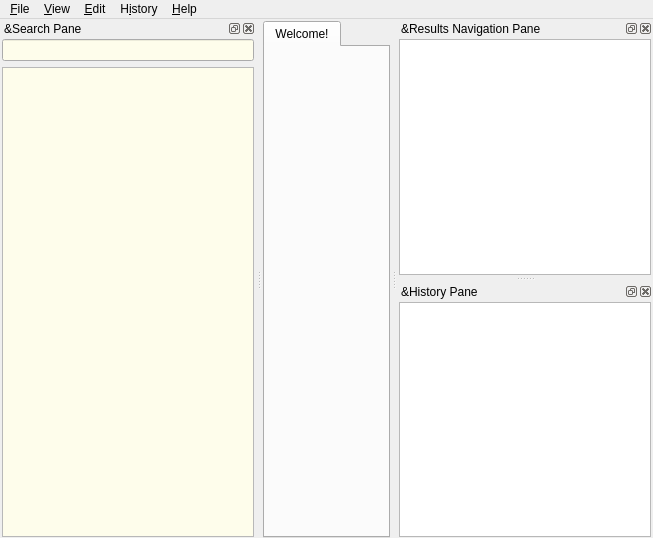
<?xml version="1.0" encoding="UTF-8"?>
<ui version="4.0">
 <class>MainWindow</class>
 <widget class="QMainWindow" name="MainWindow">
  <property name="geometry">
   <rect>
    <x>0</x>
    <y>0</y>
    <width>653</width>
    <height>538</height>
   </rect>
  </property>
  <property name="windowTitle">
   <string>GoldenDict</string>
  </property>
  <widget class="QWidget" name="centralWidget">
   <layout class="QHBoxLayout" name="horizontalLayout_2">
    <property name="leftMargin">
     <number>1</number>
    </property>
    <property name="topMargin">
     <number>2</number>
    </property>
    <property name="rightMargin">
     <number>1</number>
    </property>
    <property name="bottomMargin">
     <number>0</number>
    </property>
    <item>
     <widget class="MainTabWidget" name="tabWidget">
      <property name="currentIndex">
       <number>0</number>
      </property>
      <property name="iconSize">
       <size>
        <width>16</width>
        <height>16</height>
       </size>
      </property>
      <property name="elideMode">
       <enum>Qt::ElideRight</enum>
      </property>
      <widget class="QWidget" name="tab">
       <attribute name="title">
        <string>Welcome!</string>
       </attribute>
       <layout class="QHBoxLayout" name="horizontalLayout_4">
        <property name="margin">
         <number>0</number>
        </property>
       </layout>
      </widget>
     </widget>
    </item>
   </layout>
  </widget>
  <widget class="QMenuBar" name="menubar">
   <property name="geometry">
    <rect>
     <x>0</x>
     <y>0</y>
     <width>653</width>
     <height>21</height>
    </rect>
   </property>
   <widget class="QMenu" name="menuFile">
    <property name="title">
     <string>&amp;File</string>
    </property>
    <addaction name="newTab"/>
    <addaction name="separator"/>
    <addaction name="pageSetup"/>
    <addaction name="printPreview"/>
    <addaction name="print"/>
    <addaction name="separator"/>
    <addaction name="saveArticle"/>
    <addaction name="separator"/>
    <addaction name="rescanFiles"/>
    <addaction name="separator"/>
    <addaction name="actionCloseToTray"/>
    <addaction name="quit"/>
   </widget>
   <widget class="QMenu" name="menu_Edit">
    <property name="title">
     <string>&amp;Edit</string>
    </property>
    <addaction name="dictionaries"/>
    <addaction name="preferences"/>
   </widget>
   <widget class="QMenu" name="menu_Help">
    <property name="title">
     <string>&amp;Help</string>
    </property>
    <addaction name="visitHomepage"/>
    <addaction name="visitForum"/>
    <addaction name="separator"/>
    <addaction name="openConfigFolder"/>
    <addaction name="separator"/>
    <addaction name="about"/>
   </widget>
   <widget class="QMenu" name="menuView">
    <property name="title">
     <string>&amp;View</string>
    </property>
    <widget class="QMenu" name="menuZoom">
     <property name="title">
      <string>&amp;Zoom</string>
     </property>
    </widget>
    <addaction name="menuZoom"/>
   </widget>
   <widget class="QMenu" name="menuHistory">
    <property name="title">
     <string>H&amp;istory</string>
    </property>
    <addaction name="showHideHistory"/>
    <addaction name="exportHistory"/>
    <addaction name="importHistory"/>
    <addaction name="separator"/>
    <addaction name="clearHistory"/>
   </widget>
   <addaction name="menuFile"/>
   <addaction name="menuView"/>
   <addaction name="menu_Edit"/>
   <addaction name="menuHistory"/>
   <addaction name="menu_Help"/>
  </widget>
  <widget class="QDockWidget" name="searchPane">
   <property name="windowTitle">
    <string>&amp;Search Pane</string>
   </property>
   <attribute name="dockWidgetArea">
    <number>1</number>
   </attribute>
   <widget class="SearchPaneWidget" name="searchPaneWidget">
    <property name="sizePolicy">
     <sizepolicy hsizetype="Preferred" vsizetype="Preferred">
      <horstretch>0</horstretch>
      <verstretch>0</verstretch>
     </sizepolicy>
    </property>
    <layout class="QVBoxLayout" name="verticalLayout">
     <property name="leftMargin">
      <number>2</number>
     </property>
     <property name="topMargin">
      <number>1</number>
     </property>
     <property name="rightMargin">
      <number>2</number>
     </property>
     <property name="bottomMargin">
      <number>1</number>
     </property>
     <item>
      <widget class="QLineEdit" name="translateLine">
       <property name="minimumSize">
        <size>
         <width>200</width>
         <height>0</height>
        </size>
       </property>
       <property name="baseSize">
        <size>
         <width>0</width>
         <height>0</height>
        </size>
       </property>
       <property name="palette">
        <palette>
         <active>
          <colorrole role="Base">
           <brush brushstyle="SolidPattern">
            <color alpha="255">
             <red>254</red>
             <green>253</green>
             <blue>235</blue>
            </color>
           </brush>
          </colorrole>
         </active>
         <inactive>
          <colorrole role="Base">
           <brush brushstyle="SolidPattern">
            <color alpha="255">
             <red>254</red>
             <green>253</green>
             <blue>235</blue>
            </color>
           </brush>
          </colorrole>
         </inactive>
         <disabled>
          <colorrole role="Base">
           <brush brushstyle="SolidPattern">
            <color alpha="255">
             <red>255</red>
             <green>255</green>
             <blue>255</blue>
            </color>
           </brush>
          </colorrole>
         </disabled>
        </palette>
       </property>
       <property name="frame">
        <bool>true</bool>
       </property>
      </widget>
     </item>
     <item>
      <widget class="WordList" name="wordList">
       <property name="palette">
        <palette>
         <active>
          <colorrole role="Base">
           <brush brushstyle="SolidPattern">
            <color alpha="255">
             <red>254</red>
             <green>253</green>
             <blue>235</blue>
            </color>
           </brush>
          </colorrole>
         </active>
         <inactive>
          <colorrole role="Base">
           <brush brushstyle="SolidPattern">
            <color alpha="255">
             <red>254</red>
             <green>253</green>
             <blue>235</blue>
            </color>
           </brush>
          </colorrole>
         </inactive>
         <disabled>
          <colorrole role="Base">
           <brush brushstyle="SolidPattern">
            <color alpha="255">
             <red>255</red>
             <green>255</green>
             <blue>255</blue>
            </color>
           </brush>
          </colorrole>
         </disabled>
        </palette>
       </property>
      </widget>
     </item>
    </layout>
   </widget>
  </widget>
  <widget class="QDockWidget" name="dictsPane">
   <property name="windowTitle">
    <string>&amp;Results Navigation Pane</string>
   </property>
   <attribute name="dockWidgetArea">
    <number>2</number>
   </attribute>
   <widget class="DictsPaneWidget" name="dictsPaneWidget">
    <layout class="QVBoxLayout" name="verticalLayout_2">
     <property name="leftMargin">
      <number>2</number>
     </property>
     <property name="topMargin">
      <number>1</number>
     </property>
     <property name="rightMargin">
      <number>2</number>
     </property>
     <property name="bottomMargin">
      <number>1</number>
     </property>
     <item>
      <widget class="QListWidget" name="dictsList"/>
     </item>
    </layout>
   </widget>
  </widget>
  <widget class="QDockWidget" name="historyPane">
   <property name="windowTitle">
    <string>&amp;History Pane</string>
   </property>
   <attribute name="dockWidgetArea">
    <number>2</number>
   </attribute>
   <widget class="HistoryPaneWidget" name="historyPaneWidget">
    <layout class="QVBoxLayout" name="verticalLayout_3">
     <property name="spacing">
      <number>2</number>
     </property>
     <property name="leftMargin">
      <number>2</number>
     </property>
     <property name="topMargin">
      <number>1</number>
     </property>
     <property name="rightMargin">
      <number>2</number>
     </property>
     <property name="bottomMargin">
      <number>1</number>
     </property>
     <item>
      <widget class="QListView" name="historyList"/>
     </item>
    </layout>
   </widget>
  </widget>
  <action name="dictionaries">
   <property name="icon">
    <iconset resource="resources.qrc">
     <normaloff>:/icons/book.png</normaloff>:/icons/book.png</iconset>
   </property>
   <property name="text">
    <string>&amp;Dictionaries...</string>
   </property>
   <property name="shortcut">
    <string>F3</string>
   </property>
  </action>
  <action name="preferences">
   <property name="icon">
    <iconset resource="resources.qrc">
     <normaloff>:/icons/configure.png</normaloff>:/icons/configure.png</iconset>
   </property>
   <property name="text">
    <string>&amp;Preferences...</string>
   </property>
   <property name="shortcut">
    <string>F4</string>
   </property>
  </action>
  <action name="visitHomepage">
   <property name="text">
    <string>&amp;Homepage</string>
   </property>
  </action>
  <action name="about">
   <property name="text">
    <string>&amp;About</string>
   </property>
   <property name="toolTip">
    <string>About GoldenDict</string>
   </property>
   <property name="shortcut">
    <string>F1</string>
   </property>
  </action>
  <action name="quit">
   <property name="text">
    <string>&amp;Quit</string>
   </property>
   <property name="toolTip">
    <string>Quit from application</string>
   </property>
   <property name="shortcut">
    <string>Ctrl+Q</string>
   </property>
  </action>
  <action name="visitForum">
   <property name="text">
    <string>&amp;Forum</string>
   </property>
  </action>
  <action name="actionCloseToTray">
   <property name="text">
    <string>&amp;Close To Tray</string>
   </property>
   <property name="toolTip">
    <string>Minimizes the window to tray</string>
   </property>
   <property name="shortcut">
    <string>Ctrl+F4</string>
   </property>
  </action>
  <action name="saveArticle">
   <property name="icon">
    <iconset resource="resources.qrc">
     <normaloff>:/icons/filesave.png</normaloff>:/icons/filesave.png</iconset>
   </property>
   <property name="text">
    <string>&amp;Save Article</string>
   </property>
   <property name="toolTip">
    <string>Save Article</string>
   </property>
   <property name="shortcut">
    <string>F2</string>
   </property>
  </action>
  <action name="print">
   <property name="icon">
    <iconset resource="resources.qrc">
     <normaloff>:/icons/print.png</normaloff>:/icons/print.png</iconset>
   </property>
   <property name="text">
    <string>&amp;Print</string>
   </property>
   <property name="shortcut">
    <string>Ctrl+P</string>
   </property>
  </action>
  <action name="pageSetup">
   <property name="text">
    <string>Page Set&amp;up</string>
   </property>
  </action>
  <action name="printPreview">
   <property name="text">
    <string>Print Pre&amp;view</string>
   </property>
  </action>
  <action name="rescanFiles">
   <property name="text">
    <string>&amp;Rescan Files</string>
   </property>
   <property name="shortcut">
    <string>Ctrl+F5</string>
   </property>
  </action>
  <action name="clearHistory">
   <property name="text">
    <string>&amp;Clear</string>
   </property>
  </action>
  <action name="newTab">
   <property name="icon">
    <iconset resource="resources.qrc">
     <normaloff>:/icons/addtab.png</normaloff>:/icons/addtab.png</iconset>
   </property>
   <property name="text">
    <string>&amp;New Tab</string>
   </property>
   <property name="shortcut">
    <string>Ctrl+T</string>
   </property>
   <property name="shortcutContext">
    <enum>Qt::WidgetShortcut</enum>
   </property>
  </action>
  <action name="openConfigFolder">
   <property name="text">
    <string>&amp;Configuration Folder</string>
   </property>
  </action>
  <action name="showHideHistory">
   <property name="text">
    <string>&amp;Show</string>
   </property>
   <property name="shortcut">
    <string>Ctrl+H</string>
   </property>
  </action>
  <action name="exportHistory">
   <property name="text">
    <string>&amp;Export</string>
   </property>
  </action>
  <action name="importHistory">
   <property name="text">
    <string>&amp;Import</string>
   </property>
  </action>
  <action name="alwaysOnTop">
   <property name="checkable">
    <bool>true</bool>
   </property>
   <property name="text">
    <string>&amp;Always on Top</string>
   </property>
   <property name="toolTip">
    <string>Always on Top</string>
   </property>
   <property name="shortcut">
    <string>Ctrl+O</string>
   </property>
  </action>
  <action name="menuOptions">
   <property name="icon">
    <iconset resource="resources.qrc">
     <normaloff>:/icons/menu_button.png</normaloff>:/icons/menu_button.png</iconset>
   </property>
   <property name="text">
    <string>Menu Button</string>
   </property>
   <property name="toolTip">
    <string>Menu Button</string>
   </property>
  </action>
 </widget>
 <customwidgets>
  <customwidget>
   <class>SearchPaneWidget</class>
   <extends>QWidget</extends>
   <header>searchpanewidget.hh</header>
   <container>1</container>
  </customwidget>
  <customwidget>
   <class>DictsPaneWidget</class>
   <extends>QWidget</extends>
   <header>dictspanewidget.hh</header>
   <container>1</container>
  </customwidget>
  <customwidget>
   <class>MainTabWidget</class>
   <extends>QTabWidget</extends>
   <header>maintabwidget.hh</header>
   <container>1</container>
  </customwidget>
  <customwidget>
   <class>HistoryPaneWidget</class>
   <extends>QWidget</extends>
   <header>historypanewidget.hh</header>
   <container>1</container>
  </customwidget>
  <customwidget>
   <class>WordList</class>
   <extends>QListWidget</extends>
   <header>wordlist.hh</header>
  </customwidget>
 </customwidgets>
 <tabstops>
  <tabstop>translateLine</tabstop>
  <tabstop>tabWidget</tabstop>
  <tabstop>dictsList</tabstop>
 </tabstops>
 <resources>
  <include location="resources.qrc"/>
 </resources>
 <connections/>
</ui>
